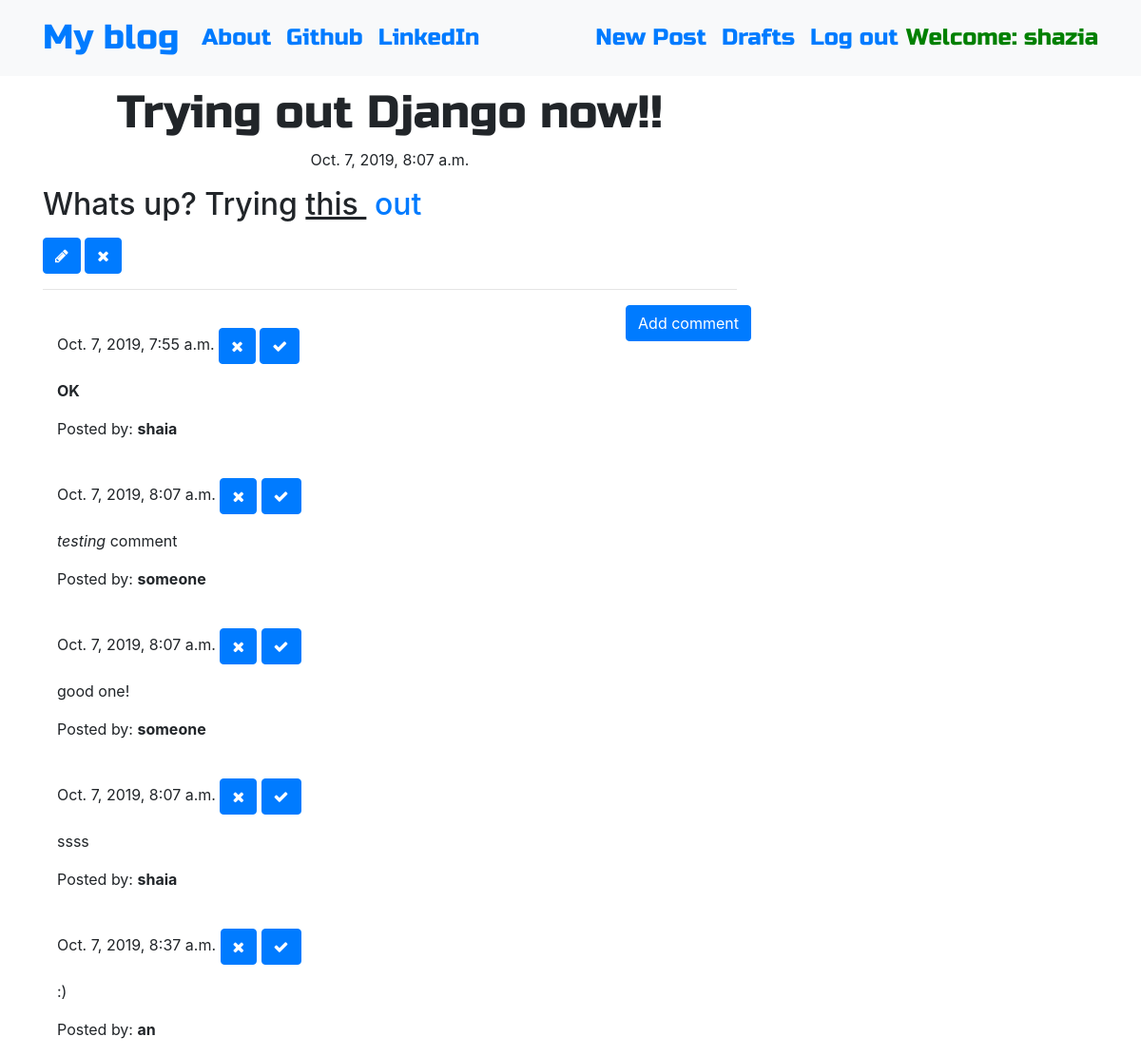
/post/2 (signed in), run on the app's committed database.
### blog/models.py (models this page shows, shortened)
class Post(models.Model):
    author = models.ForeignKey('auth.User',on_delete=models.PROTECT)
    title = models.CharField(max_length = 200)
    text = models.TextField()
    created_date = models.DateTimeField(default=timezone.now)
    published_date = models.DateTimeField(blank=True,null=True)

class Comment(models.Model):
    post = models.ForeignKey('blog.Post',related_name='comments',on_delete=models.PROTECT)
    author = models.CharField(max_length=200)
    text = models.TextField()
    created_date = models.DateTimeField(default=timezone.now())
    approved_comment = models.BooleanField(default=False)

### blog/views.py (the view)
# urls.py: url(r'^post/(?P<pk>\d+)$',views.PostDetailView.as_view(),name = 'post_detail'),
class PostDetailView(DetailView):
    model = Post

### blog/templates/blog/post_detail.html
{% extends 'blog/base.html' %}
{% block content %}
        <h1 class='posttitle loader'>{{ post.title }}</h1>
        {% if post.published_date %}
            <div class="date postdate">
                {{ post.published_date }}
            </div>
        {% else %}
            <a class="btn btn-outline-dark" href="{% url 'post_publish' pk=post.pk %}">Publish</a>
        {% endif %}
      <p class='postcontent' >{{ post.text|safe|linebreaksbr }}</p>
      {% if user.is_authenticated %}
          <a class="btn btn-primary" href="{% url 'post_edit' pk=post.pk %}"><span class="fa fa-pencil"></span></a>
          <a class="btn btn-primary" href="{% url 'post_remove' pk=post.pk %}"><span class="fa fa-remove"></span></a>
      {% endif %}
  <hr>
  <a class="btn btn-primary btn-comment" href="{% url 'add_comment_to_post' pk=post.pk %}">Add comment</a>
  <div class="container">
  {% for comment in post.comments.all %}
  <br>
      {% if user.is_authenticated or comment.approved_comment %}
              {{ comment.created_date }}
              {% if not comment.approved_comment %}
                  <a class="btn btn-primary" href="{% url 'comment_remove' pk=comment.pk %}"><span class="fa fa-remove"></span></a>
                  <a class="btn btn-primary" href="{% url 'comment_approve' pk=comment.pk %}"><span class="fa fa-check"></span></a>
              {% endif %}
          <p>{{ comment.text|safe|linebreaks }}</p>
          <p>Posted by: <strong>{{ comment.author }}</strong></p>
      {% endif %}
  {% empty %}
      <p>No comments posted.</p>
  {% endfor %}
</div>
{% endblock %}

### blog/templates/blog/base.html (shortened to what this page needs)
<!DOCTYPE html>
{% load static %}
<html>
  <head>
    <link rel="stylesheet" href="https://stackpath.bootstrapcdn.com/bootstrap/4.1.3/css/bootstrap.min.css"
>
    <link href="https://maxcdn.bootstrapcdn.com/font-awesome/4.7.0/css/font-awesome.min.css" rel="stylesheet">
    <link href="https://maxcdn.bootstrapcdn.com/font-awesome/4.7.0/css/font-awesome.min.css" rel="stylesheet">
    <link rel="stylesheet" href="//cdn.jsdelivr.net/medium-editor/latest/css/medium-editor.min.css" type="text/css" media="screen" charset="utf-8">
    <link rel="stylesheet" href="{% static 'css/blog.css' %}">
  </head>
  <body class='loader'>
    <nav class="navbar navbar-expand-lg bg-light techfont">
      <div class="container">
        <div class="navbar-nav align-items-center">
          <a class="navbar-brand bigbrand" href="{% url 'post_list' %}">My blog</a>
          <a class="nav-item nav-link" href="{% url 'about' %}">About</a>
          <a class="nav-item nav-link" href="https://www.github.com">Github</a>
          <a class="nav-item nav-link" href="https://www.linkedin.com">LinkedIn</a>
        </div>
        <div class="navbar-nav align-items-center ml-auto">
          {% if user.is_authenticated %}
            <a class="nav-item nav-link" href="{% url 'post_new' %}">New Post</a>
            <a class="nav-item nav-link" href="{% url 'post_draft_list' %}">Drafts</a>
            <a class="nav-item nav-link" href="{% url 'logout' %}">Log out</a>
            <a style="color:green" >Welcome: {{ user.username }}</a>
          {% else %}
            <a class="nav-item nav-link" href="{% url 'login' %}" aria-label="Login">
              <span class="fa fa-user" aria-hidden="true"></span></a>
          {% endif %}
        </div>
      </div>
    </nav>
          <div class="content container">
              <div class="row">
                  <div class="col-md-8">
                    <div class="blog_posts">
                      {% block content %}
                      {% endblock %}
                    </div>
                  </div>
              </div>
          </div>
  </body>
</html>

### blog/static/css/blog.css (style rules this page uses)
.techfont { font-family: 'Russo One', sans-serif; font-size: 1.5em; margin-bottom: 10px; }
.loader { filter:hue-rotate(0deg); color:linear-gradient(45deg,#0f8,#08f); animation:hue 10000ms infinite linear; }
.bigbrand { font-size: 1.5em; }
.postdate { text-align: center; }
.posttitle { font-family: 'Russo One',sans-serif; font-size : 3em; text-align: center; }
.postcontent { font-family: 'Montserrat'; font-size: 1.5em; }
.btn-comment { position: absolute; right:0px; }

### data on the page
Post: title "Trying out Django now!!", published_date "Oct. 7, 2019, 8:07 a.m.", text "Whats up? Trying this out"
Comment: created_date "Oct. 7, 2019, 7:55 a.m.", approved_comment False (drawn), text "OK", author "shaia"
Comment: created_date "Oct. 7, 2019, 8:07 a.m.", approved_comment False (drawn), text "testing comment", author "someone"
Comment: created_date "Oct. 7, 2019, 8:07 a.m.", approved_comment False (drawn), text "good one!", author "someone"
Comment: created_date "Oct. 7, 2019, 8:07 a.m.", approved_comment False (drawn), text "ssss", author "shaia"
Comment: created_date "Oct. 7, 2019, 8:37 a.m.", approved_comment False (drawn), text ":)", author "an"

### other printed values
{{ user.username }} "shazia"
